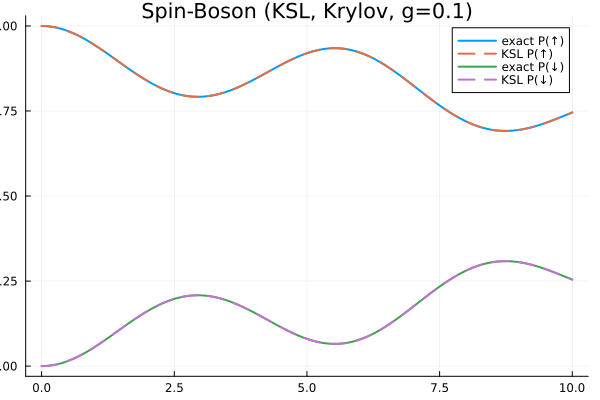

This chart was generated by the following Julia code:
# Spin-Boson model simulation using tt_ksl
# 
# This example demonstrates the KSL (Projector-Splitting) integrator for
# time evolution of quantum systems in TT format.
#
# Note: KSL is a rank-preserving scheme. For problems requiring rank adaptation,
# consider using tAMEn or other rank-adaptive methods.

using LinearAlgebra
using TTSolver
using Plots
using DelimitedFiles

function boson_operators(nb::Integer)
    a = zeros(Float64, nb, nb)
    for n in 2:nb
        a[n - 1, n] = sqrt(n - 1)
    end
    adag = transpose(a)
    x = a + adag
    n_op = Diagonal(0:(nb - 1))
    return a, adag, x, n_op
end

# Parameters
nb = 6          # Number of boson states (small for this 2-site problem)
Tfin = 10.0     # Final time (reduced for demonstration)
dt = 0.05       # Time step for KSL
Nsteps = Int(Tfin / dt)
rmax = 2        # Maximum TT rank (limited to 2 for 2-site system)

sigma_z = ComplexF64[1 0; 0 -1]
sigma_x = ComplexF64[0 1; 1 0]
id2 = Matrix{ComplexF64}(I, 2, 2)

_, _, x_op, n_op = boson_operators(nb)
idb = Matrix{ComplexF64}(I, nb, nb)

# Weak coupling parameters for better KSL performance
Δ0 = 1.0
Δx = 0.5    # Reduced tunneling
ω = 1.0
g = 0.1     # Weak coupling

# Hamiltonian in TT format
H_tt =
    0.5 * Δ0 * tt_mkron(sigma_z, idb) +
    0.5 * Δx * tt_mkron(sigma_x, idb) +
    ω * tt_mkron(id2, Matrix{ComplexF64}(n_op)) +
    g * tt_mkron(sigma_z, Matrix{ComplexF64}(x_op))

# Full Hamiltonian for exact solution
H_full =
    0.5 * Δ0 * kron(sigma_z, idb) +
    0.5 * Δx * kron(sigma_x, idb) +
    ω * kron(id2, Matrix{ComplexF64}(n_op)) +
    g * kron(sigma_z, Matrix{ComplexF64}(x_op))

# Operator A = iH for Schrödinger equation: dψ/dt = -iHψ => dψ/dt + (iH)ψ = 0
A_tt = (1im) * H_tt

# Initial state |↑, 0⟩ as rank-2 TT (maximum for 2-site system)
# With kron-compatible TT: TTTensor([spin_core, boson_core]).full() == kron(spin, boson)
psi0 = kron(ComplexF64[1.0, 0.0], ComplexF64[1.0; zeros(ComplexF64, nb - 1)])
# reshape to (2, nb) so rows=spin, cols=boson
psi0_mat = reshape(psi0, nb, 2)'  # shape (2, nb)

# Pad to rank-2 (KSL is rank-preserving)
F = svd(psi0_mat)  # U[:,k] = spin, V[:,k] = boson
r = min(rmax, min(2, nb))  # Ensure rank 2 for KSL capacity
U_padded = zeros(ComplexF64, 2, r)
S_padded = zeros(ComplexF64, r)
Vt_padded = zeros(ComplexF64, r, nb)

nSV = min(length(F.S), r)
U_padded[:, 1:nSV] = F.U[:, 1:nSV]
S_padded[1:nSV] = F.S[1:nSV]
Vt_padded[1:nSV, :] = F.Vt[1:nSV, :]

# TT([spin_core, boson_core]).full() == kron(spin, boson)
spin_core = reshape(U_padded * Diagonal(S_padded), 1, 2, r)
boson_core = reshape(Vt_padded, r, nb, 1)
x0 = TTTensor([spin_core, boson_core])

nrm = tt_norm(x0)
x0 = (1.0 / nrm) * x0

# Use the TT initial state for exact comparison (ensures consistency)
psi0 = vec(tt_full(x0))

println("Initial TT ranks: ", tt_ranks(x0))
println("Initial norm: ", tt_norm(x0))

# Time array
ts = collect(range(0.0, Tfin; length=Nsteps + 1))

# Storage for results
psi_exact = Vector{Vector{ComplexF64}}(undef, length(ts))
psi_tt = Vector{Vector{ComplexF64}}(undef, length(ts))
norm_exact = zeros(Float64, length(ts))
norm_tt = zeros(Float64, length(ts))

# Initial conditions
psi_exact[1] = psi0
psi_tt[1] = vec(tt_full(x0))
norm_exact[1] = sum(abs2, psi_exact[1])
norm_tt[1] = sum(abs2, psi_tt[1])

# Time evolution using tt_ksl with Krylov method (default)
println("\nRunning KSL time evolution with Krylov method...")
println("Parameters: nb=$nb, rmax=$rmax, dt=$dt, Tfin=$Tfin")
println("Note: KSL is rank-preserving; max rank for 2-site system is 2")

let u = x0
    for i in 2:length(ts)
        # Use tt_ksl with rmax and default Krylov method
        u = tt_ksl(u, A_tt, dt; rmax=rmax, tol=1e-12, krylov_m=30)
        
        # Compute norm and wavefunction
        norm_tt[i] = real(tt_dot(u, u))
        psi_tt[i] = vec(tt_full(u))
        
        # Exact solution
        psi_exact[i] = exp(-1im * H_full * ts[i]) * psi0
        norm_exact[i] = sum(abs2, psi_exact[i])
        
        if i % 40 == 0
            err = norm(psi_tt[i] - psi_exact[i])
            println("  Step $i/$(length(ts)-1), t=$(round(ts[i], digits=2)), ranks=$(tt_ranks(u)), error=$err")
        end
    end
end

# Compute populations
# kron(spin, boson) index: k = (i_spin-1)*nb + i_boson
# spin-up: i_spin=1, k = 1:nb
# spin-down: i_spin=2, k = nb+1:2*nb
p_up_exact = [sum(abs2, v[1:nb]) for v in psi_exact]
p_dn_exact = [sum(abs2, v[nb+1:end]) for v in psi_exact]
p_up_tt = [sum(abs2, v[1:nb]) for v in psi_tt]
p_dn_tt = [sum(abs2, v[nb+1:end]) for v in psi_tt]

# Compute errors
max_error_up = maximum(abs.(p_up_exact - p_up_tt))
max_error_dn = maximum(abs.(p_dn_exact - p_dn_tt))
println("\nResults:")
println("  Max error P(↑): $max_error_up")
println("  Max error P(↓): $max_error_dn")
println("  Max norm deviation: $(maximum(abs.(norm_tt .- 1.0)))")

# Plot populations
plt = plot(ts, p_up_exact; label="exact P(↑)", linewidth=2)
plot!(plt, ts, p_up_tt; label="KSL P(↑)", linestyle=:dash, linewidth=2)
plot!(plt, ts, p_dn_exact; label="exact P(↓)", linewidth=2)
plot!(plt, ts, p_dn_tt; label="KSL P(↓)", linestyle=:dash, linewidth=2)
plot!(plt; xlabel="t", ylabel="population", 
      title="Spin-Boson (KSL, Krylov, g=$g)")

savefig(plt, "sb_ksl.png")
println("\nSaved: sb_ksl.png")

# Plot norm
plt_norm = plot(ts, norm_exact; label="exact norm", linewidth=2)
plot!(plt_norm, ts, norm_tt; label="KSL norm", linestyle=:dash, linewidth=2)
plot!(plt_norm; xlabel="t", ylabel="norm", title="Norm conservation (KSL)")

savefig(plt_norm, "sb_ksl_norm.png")
println("Saved: sb_ksl_norm.png")

# Save data
data = hcat(ts, p_up_exact, p_up_tt, p_dn_exact, p_dn_tt, norm_exact, norm_tt)
writedlm("sb_ksl_data.csv", data, ',')
println("Saved: sb_ksl_data.csv")
